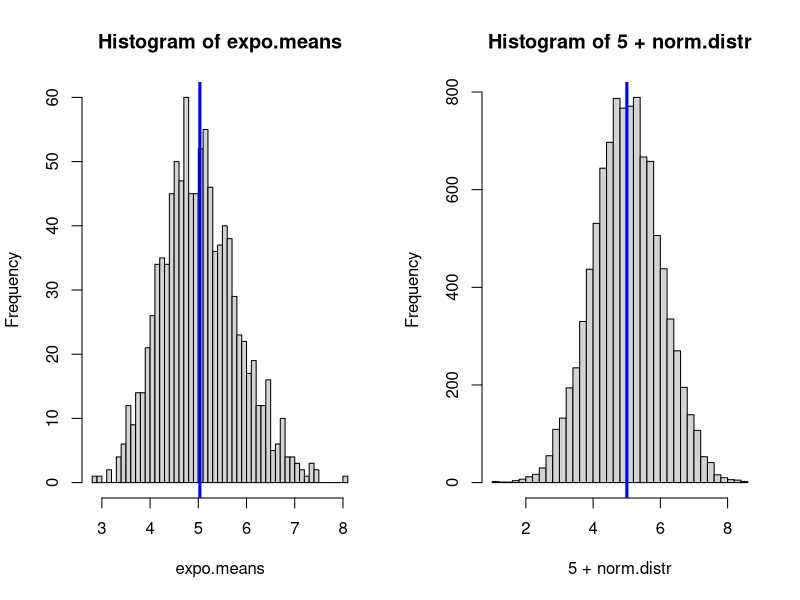

Recreate this plot in R.
## ---- chunk 1
setwd("/Users/dalehunscher/Dropbox/Coursera/Statistical_Inference/project")

library(knitr) 
library(graphics)
library(datasets)
library(ggplot2)

set.seed(48103)

nsamples <- 1000 # dim of mns
n <- 40 # n for each sample mean
lambda <- 0.2 # exponential rate
## ---- chunk 2

expo.means <- NULL; for ( i in 1:nsamples) { expo.means = c(expo.means, mean(rexp(n,lambda)))}

theoretical.mean <- 1/lambda
expo.mean = mean(expo.means)

expo.var <- var(expo.means)
theoretical.var <- ((1/lambda)/sqrt(n))^2

## ---- chunk 3

expo.mean

theoretical.mean

## ---- chunk 4

expo.var

theoretical.var
## ---- chunk 5

par(mfcol=c(1,2))

hist(expo.means,breaks=50)
abline(v = mean(expo.means), col="blue", lwd = 3)

n <- 10000

norm.distr <- rnorm(n)
hist(5 + norm.distr,breaks=50)
abline(v = 5 + mean(norm.distr), col="blue", lwd = 3)

